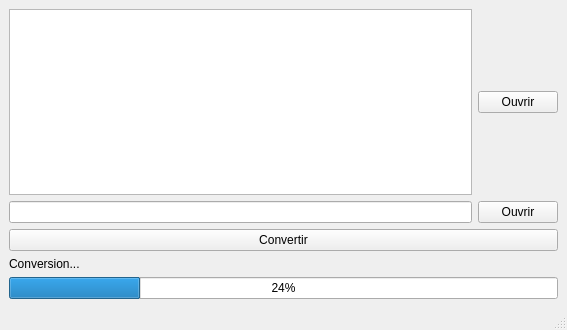
<?xml version="1.0" encoding="UTF-8"?>
<ui version="4.0">
 <class>MainWindow</class>
 <widget class="QMainWindow" name="MainWindow">
  <property name="geometry">
   <rect>
    <x>0</x>
    <y>0</y>
    <width>567</width>
    <height>330</height>
   </rect>
  </property>
  <property name="windowTitle">
   <string>Video 2 Discord</string>
  </property>
  <widget class="QWidget" name="centralwidget">
   <layout class="QVBoxLayout" name="verticalLayout">
    <item>
     <layout class="QHBoxLayout" name="horizontalLayout">
      <item>
       <widget class="QListWidget" name="inFilesListWidget"/>
      </item>
      <item>
       <widget class="QPushButton" name="openFilesPushButton">
        <property name="text">
         <string>Ouvrir</string>
        </property>
       </widget>
      </item>
     </layout>
    </item>
    <item>
     <layout class="QHBoxLayout" name="horizontalLayout_2">
      <item>
       <widget class="QLineEdit" name="destinationFolderLineEdit"/>
      </item>
      <item>
       <widget class="QPushButton" name="openDestinationFolderPushButton">
        <property name="text">
         <string>Ouvrir</string>
        </property>
       </widget>
      </item>
     </layout>
    </item>
    <item>
     <widget class="QPushButton" name="convertPushButton">
      <property name="text">
       <string>Convertir</string>
      </property>
     </widget>
    </item>
    <item>
     <widget class="QLabel" name="label">
      <property name="text">
       <string>Conversion...</string>
      </property>
     </widget>
    </item>
    <item>
     <widget class="QProgressBar" name="progressBar">
      <property name="value">
       <number>24</number>
      </property>
     </widget>
    </item>
   </layout>
  </widget>
  <widget class="QMenuBar" name="menubar">
   <property name="geometry">
    <rect>
     <x>0</x>
     <y>0</y>
     <width>567</width>
     <height>33</height>
    </rect>
   </property>
  </widget>
  <widget class="QStatusBar" name="statusbar"/>
 </widget>
 <resources/>
 <connections/>
</ui>
